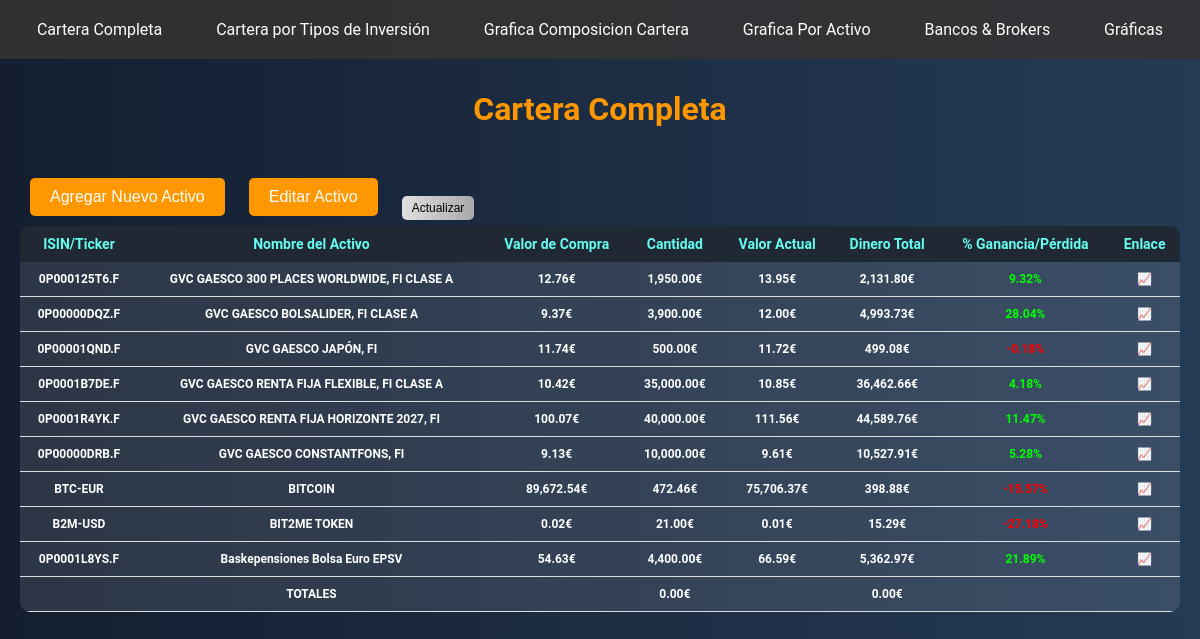
The page / on the database its author committed.
### tables this page shows
CREATE TABLE investments (
                id INTEGER PRIMARY KEY AUTOINCREMENT,
                isin TEXT NOT NULL,
                asset_name TEXT NOT NULL,
                purchase_value REAL NOT NULL,
                amount REAL NOT NULL,
                current_value REAL,
                total_money REAL,
                profit_loss_percentage REAL,
                investment_type TEXT
            );

### app.py (the view)
@app.route('/')
def index():
    with sqlite3.connect('database.db') as conn:
        cursor = conn.cursor()
        cursor.execute('SELECT * FROM investments')
        investments = cursor.fetchall()
        total_quantity = sum(float(investment[4]) for investment in investments)
        total_money = sum(float(investment[6]) for investment in investments)
        total_purchase_value = sum(float(investment[3]) for investment in investments)
    return render_template('index.html', investments=investments, total_quantity=total_quantity, total_money=total_money, total_purchase_value=total_purchase_value)

### templates/index.html (shortened to what this page needs)
{% extends 'layout.html' %}
{% block content %}
<h1>Cartera Completa</h1>
<button id="add-asset" onclick="openAddAssetWindow()">Agregar Nuevo Activo</button>
<button id="edit-asset" onclick="openEditAssetWindow()">Editar Activo</button>
<table class="table">
    <thead>
        <tr>
            <th>ISIN/Ticker</th>
            <th>Nombre del Activo</th>
            <th>Valor de Compra</th>
            <th>Cantidad</th>
            <th>Valor Actual</th>
            <th>Dinero Total</th>
            <th>% Ganancia/Pérdida</th>
            <th>Enlace</th>
        </tr>
    </thead>
    <tbody>
        {% set total_quantity = 0 %}
        {% set total_money = 0 %}
        {% set total_purchase_value = 0 %}
        {% set total_gain_loss_percentage = 0 %}
        {% set isin_list = ["0P000125T6.F", "0P00000DQZ.F", "0P00001QND.F", "0P0001B7DE.F", "0P0001R4YK.F", "0P00000DRB.F"] %}
        {% for idx in range(0, 6) %}
        <tr>
            <td>{{ isin_list[idx] }}</td>
            <td>{{ investments[idx][2] }}</td>
            <td>{{ '{:,.2f}'.format(investments[idx][3] | float) }}€</td>
            <td>{{ '{:,.2f}'.format(investments[idx][4] | float) }}€</td>
            <td>{{ '{:,.2f}'.format(investments[idx][5] | float) }}€</td>
            <td>{{ '{:,.2f}'.format(investments[idx][6] | float) }}€</td>
            <td class="{{ 'positive' if investments[idx][7] >= 0 else 'negative' }}">{{ '%.2f' % (investments[idx][7] | float) }}%</td>
            <td><a href="https://finance.yahoo.com/quote/{{ isin_list[idx] }}" target="_blank">📈</a></td>
            {% set total_quantity = total_quantity + (investments[idx][4] | float) %}
            {% set total_money = total_money + (investments[idx][6] | float) %}
            {% set total_purchase_value = total_purchase_value + (investments[idx][3] | float) %}
            {% set total_gain_loss_percentage = total_gain_loss_percentage + (investments[idx][7] | float) %}
        </tr>
        {% endfor %}
        {% for inv in investments[6:] %}
        <tr>
            <td>{{ inv[1] }}</td>
            <td>{{ inv[2] }}</td>
            <td>{{ '{:,.2f}'.format(inv[3] | float) }}€</td>
            <td>{{ '{:,.2f}'.format(inv[4] | float) }}€</td>
            <td>{{ '{:,.2f}'.format(inv[5] | float) }}€</td>
            <td>{{ '{:,.2f}'.format(inv[6] | float) }}€</td>
            <td class="{{ 'positive' if inv[7] >= 0 else 'negative' }}">{{ '%.2f' % (inv[7] | float) }}%</td>
            <td><a href="https://finance.yahoo.com/quote/{{ inv[1] }}" target="_blank">📈</a></td>
            {% set total_quantity = total_quantity + (inv[4] | float) %}
            {% set total_money = total_money + (inv[6] | float) %}
            {% set total_purchase_value = total_purchase_value + (inv[3] | float) %}
            {% set total_gain_loss_percentage = total_gain_loss_percentage + (inv[7] | float) %}
        </tr>
        {% endfor %}
        <tr>
            <td></td>
            <td>TOTALES</td>
            <td></td>
            <td>{{ '{:,.2f}'.format(total_quantity) }}€</td>
            <td></td>
            <td>{{ '{:,.2f}'.format(total_money) }}€</td>
            <td></td>
            <td></td>
        </tr>
    </tbody>
<button id="update-assets" onclick="updateAssets()">Actualizar</button>
{% endblock %}

### templates/layout.html (shortened to what this page needs)
<!DOCTYPE html>
<html lang="en">
<head>
    <link rel="stylesheet" href="{{ url_for('static', filename='styles.css') }}">
</head>
<body>
    <div class="navbar" id="navbar">
        <div class="navbar-content">
            <a href="{{ url_for('index') }}">Cartera Completa</a>
            <a href="{{ url_for('tables') }}">Cartera por Tipos de Inversión</a>
            <a href="{{ url_for('pie_chart') }}">Grafica Composicion Cartera</a>
            <a href="{{ url_for('investment_categories') }}">Grafica Por Activo</a>
            <a href="{{ url_for('bank') }}">Bancos & Brokers</a>
            <a href="{{ url_for('graphs') }}">Gráficas</a>
        </div>
    </div>
    {% block content %}{% endblock %}
</body>
</html>

### static/styles.css (style rules this page uses)
body { font-family: 'Roboto', sans-serif; background: linear-gradient(to right, #141e30, #243b55); margin: 0; padding: 20px; color: #fff; }
h1 { color: #ff9800; text-align: center; margin-top: 70px; margin-bottom: 40px; }
.table { width: 100%; border-collapse: collapse; overflow: hidden; border-radius: 10px; margin-bottom: 40px; font-size: 14px; }
.table thead { background: #1f2833; }
.table thead th { color: #66fcf1; font-weight: bold; text-align: center; padding: 10px; transition: background 0.3s; }
.table tbody tr { background: rgba(255, 255, 255, 0.1); transition: background 0.3s; }
.table tbody td { color: #fff; font-weight: bold; text-align: center; padding: 10px; border-bottom: 1px solid #ddd; font-size: 12px; white-space: nowrap; }
.positive { color: #00FF00 !important; }
.negative { color: #FF0000 !important; }
#update-assets { background: linear-gradient(to right, #e0e0e0, #a9a9a9); color: #000; border: none; padding: 5px 10px; font-size: 12px; border-radius: 5px; position: relative; top: 10px; left: 0; cursor: pointer; transition: background 0.3s, color 0.3s; }
.navbar { width: 100%; background-color: rgba(51, 51, 51, 0.9); position: fixed; top: 0; left: 0; z-index: 1000; transition: top 0.3s, opacity 0.3s; }
.navbar-content { display: flex; justify-content: space-around; align-items: center; padding: 10px; }
.navbar a { color: #fff; text-decoration: none; font-size: 16px; padding: 10px 20px; transition: background 0.3s, color 0.3s; }
h1 { margin-top: 70px; }
button { background-color: #ff9800; color: #fff; border: none; padding: 10px 20px; margin: 10px; cursor: pointer; font-size: 16px; border-radius: 5px; transition: background 0.3s, color 0.3s; }

### rows shown on the page
investments: asset_name "GVC GAESCO 300 PLACES WORLDWIDE, FI CLASE A", purchase_value "12.76", amount "1,950.00", current_value "13.95", total_money "2,131.80", profit_loss_percentage "9.32"
investments: isin "0P00000DQZ.F", asset_name "GVC GAESCO BOLSALIDER, FI CLASE A", purchase_value "9.37", amount "3,900.00", current_value "12.00", total_money "4,993.73", profit_loss_percentage "28.04"
investments: isin "0P00001QND.F", asset_name "GVC GAESCO JAPÓN, FI", purchase_value "11.74", amount "500.00", current_value "11.72", total_money "499.08"
investments: isin "0P0001B7DE.F", asset_name "GVC GAESCO RENTA FIJA FLEXIBLE, FI CLASE A", purchase_value "10.42", amount "35,000.00", current_value "10.85", total_money "36,462.66", profit_loss_percentage "4.18"
investments: isin "0P0001R4YK.F", asset_name "GVC GAESCO RENTA FIJA HORIZONTE 2027, FI", purchase_value "100.07", amount "40,000.00", current_value "111.56", total_money "44,589.76", profit_loss_percentage "11.47"
investments: isin "0P00000DRB.F", asset_name "GVC GAESCO CONSTANTFONS, FI", purchase_value "9.13", amount "10,000.00", current_value "9.61", total_money "10,527.91", profit_loss_percentage "5.28"
investments: isin "BTC-EUR", asset_name "BITCOIN", purchase_value "89,672.54", amount "472.46", current_value "75,706.37", total_money "398.88"
investments: isin "B2M-USD", asset_name "BIT2ME TOKEN", purchase_value "0.02", amount "21.00", current_value "0.01", total_money "15.29"
investments: isin "0P0001L8YS.F", asset_name "Baskepensiones Bolsa Euro EPSV", purchase_value "54.63", amount "4,400.00", current_value "66.59", total_money "5,362.97", profit_loss_percentage "21.89"

### other values the page prints
{{ isin_list[idx] }} "0P000125T6.F"
{{ '{:,.2f}'.format(total_quantity) }} "0.00"
{{ '{:,.2f}'.format(total_money) }} "0.00"
